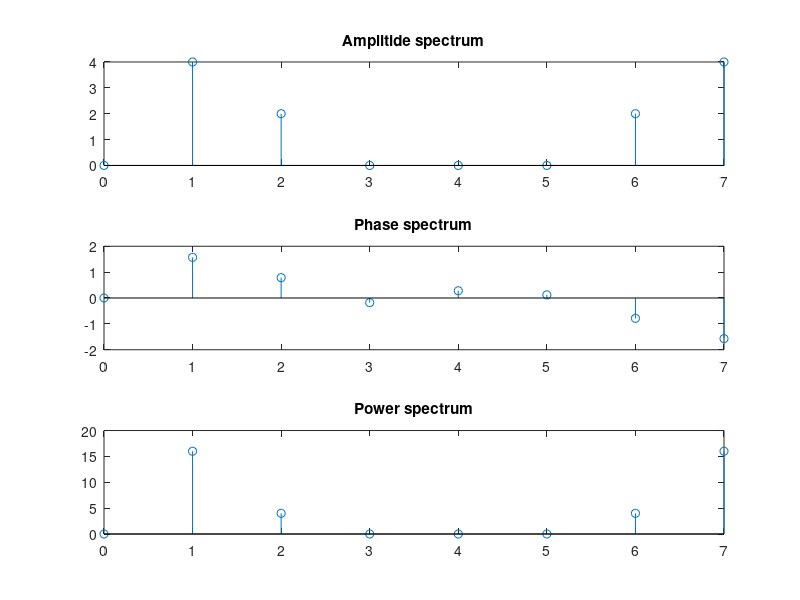

Recreate this plot in MATLAB.
clc;
clear;

% given continous signal x(t)=sin(2*pi*1000*t)+0.5sin(2*pi*2000*t+3*pi/4)

fs = 8000; %sampling frequency
N = 8;  %number of data point
n = 0:N-1;
ts = 1/fs;
in = 0;

x=sin(2*pi*1000*n*ts)+0.5*sin(2*pi*2000*n*ts+3*pi/4)

% for i = 1:8
%     x(i+8) = 0;
% end
% 
% N = 16;

%DFT ecuation evaluation 
%i=>n  j=>m

for j = 0: N-1
 
  m = j+1;
  real(m) = 0;
  img(m) = 0;
 
  for i = 0: N-1
    real(m) = real(m) + x(i+1)*cos(2*pi*i*j/N);
    img(m) = img(m) - x(i+1)*sin(2*pi*i*j/N);
  end
  
  mag(m) = sqrt(real(m)^2 + img(m)^2);
  power(m) = mag(m)* mag(m);
  phase(m) = atan(img(m)/real(m));
  freq(j+1) = j*fs/N;
  
  if mag(m)>.01 && j<=N/2
    in = in + 1;
    
    ampl(in) = 2*mag(m)/N;
    phasefq(in) = phase(m);
  end
end

m = 0:N-1;

disp(mag);
disp(freq);
disp(ampl);

subplot(3,1,1);
stem(m,mag);
title('Amplitide spectrum');


subplot(3,1,2);
stem(m,phase);
title('Phase spectrum');

subplot(3,1,3);
stem(m,power);
title('Power spectrum');

disp("----------------------------")

%Inverse DFT
disp(mag);
for j = 0: N-1
 
  mi = j+1;
  reali(mi) = 0;
  imgi(mi) = 0;
 
  for i = 0: N-1
    reali(mi) = reali(mi) + mag(i+1)*cos(2*pi*i*j/N);
    imgi(mi) = imgi(mi) - mag(i+1)*sin(2*pi*i*j/N);
  end
  magi(mi) = reali(mi)/N;
end

disp(magi);


